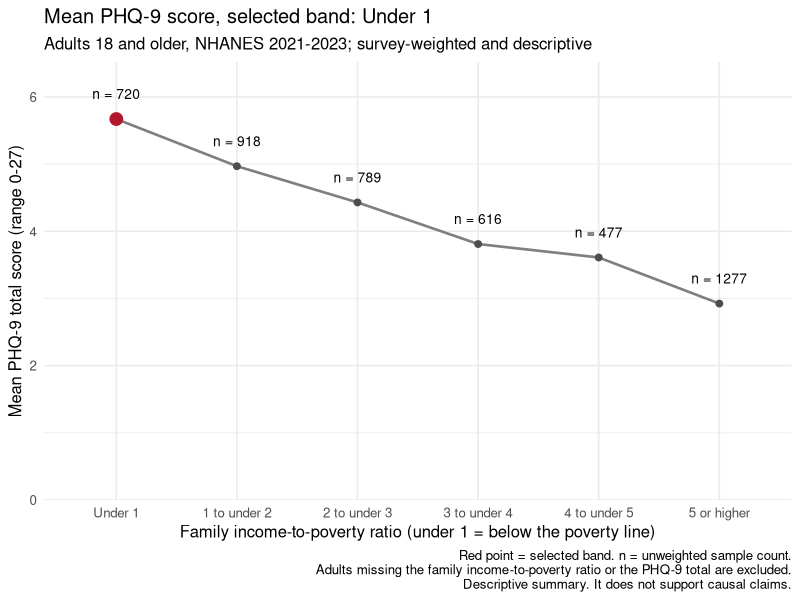

R code for this plot:
## ---- chunk 1
#| message: false
#| warning: false
# AI prompt: Adapt the setup code from report-draft.qmd for the dashboard. Keep the survey design (WTMEC2YR, SDMVSTRA, SDMVPSU), the age 18+ and complete-case filters, and the income bands. Load the data with a relative path and load only the packages this page uses.
# Verified: the analytic sample is n = 4,831, the same as the All adults row of Table 1 in report-draft.html.
#   The six income band counts (731, 932, 792, 618, 479, 1279) match the N column of that table.
#   The weight and design variables are the same as in report-draft.qmd, and the page renders from the project root.

library(tidyverse)
library(knitr)
library(survey)

nhanes <- read_csv("data/nhanes_merged.csv", show_col_types = FALSE) |>
  select(SEQN, RIDAGEYR, INDFMPIR, dpq_score, WTMEC2YR, SDMVSTRA, SDMVPSU)

nhanes_design <- svydesign(
  ids = ~SDMVPSU,
  strata = ~SDMVSTRA,
  weights = ~WTMEC2YR,
  nest = TRUE,
  data = nhanes
)
adult_design <- subset(nhanes_design, RIDAGEYR >= 18)

analysis_design <- subset(
  adult_design,
  !is.na(INDFMPIR) & !is.na(dpq_score)
)

band_breaks <- c(0, 1, 2, 3, 4, 5, Inf)
band_labels <- c("Under 1", "1 to under 2", "2 to under 3",
                 "3 to under 4", "4 to under 5", "5 or higher")

analysis_design <- update(
  analysis_design,
  income_band = cut(INDFMPIR, breaks = band_breaks,
                    labels = band_labels, right = FALSE)
)
analysis_df <- analysis_design$variables
## ---- chunk 2
# AI prompt: Add one editable control value for the income band, and stop with a clear error if the value is not one of the six band labels.
# Verified: changing the value to "5 or higher" updated the table, the figure title, and the interpretation. An invalid value stops the render with the error message.
selected_band <- "Under 1"
## ---- chunk 3
if (!selected_band %in% band_labels) {
  stop("selected_band must be one of: ", paste(band_labels, collapse = ", "))
}
## ---- chunk 4
# AI prompt: Adapt the Table 1 code from report-draft.qmd for the dashboard: show only the selected band and All adults, with a caption on which columns are weighted.
# Verified: rows match Table 1 in report-draft.html, including after changing selected_band.
#   Caption checked against the code: N from count() is unweighted; %, mean, and SD from svy functions are weighted.

band_means <- svyby(
  ~dpq_score, ~income_band, analysis_design, svymean, na.rm = TRUE
) |>
  as_tibble() |>
  rename(mean_phq9 = dpq_score)
band_sds <- svyby(
  ~dpq_score, ~income_band, analysis_design, svyvar, na.rm = TRUE
) |>
  as_tibble() |>
  transmute(income_band, sd_phq9 = sqrt(dpq_score))
band_shares <- as.data.frame(prop.table(svytable(~income_band, analysis_design))) |>
  as_tibble() |>
  rename(weighted_share = Freq)
band_counts <- analysis_df |>
  count(income_band, name = "N")

band_summary <- band_means |>
  left_join(band_sds, by = "income_band") |>
  left_join(band_shares, by = "income_band") |>
  left_join(band_counts, by = "income_band")

overall_mean <- as.numeric(coef(svymean(~dpq_score, analysis_design, na.rm = TRUE)))
overall_sd <- sqrt(as.numeric(svyvar(~dpq_score, analysis_design, na.rm = TRUE)))

selected_row <- band_summary |>
  filter(income_band == selected_band)

bind_rows(
  selected_row |> mutate(income_band = as.character(income_band)),
  tibble(
    income_band = "All adults",
    N = nrow(analysis_df),
    weighted_share = 1,
    mean_phq9 = overall_mean,
    sd_phq9 = overall_sd
  )
) |>
  transmute(
    `Family income-to-poverty ratio` = income_band,
    N,
    `% of weighted sample` = sprintf("%.1f", 100 * weighted_share),
    `PHQ-9, weighted mean (SD)` = sprintf("%.1f (%.1f)", mean_phq9, sd_phq9)
  ) |>
  kable(
    caption = "Selected income band compared with all adults. N is the unweighted sample count. Percentages, means, and SDs are survey-weighted. A ratio under 1 means family income below the federal poverty guideline."
  )
## ---- chunk 5
# AI prompt: Adapt the figure from report-draft.qmd for the dashboard: highlight the selected band in red, put it in the title, and add a caption with the exclusions and the descriptive limit.
# Verified: n labels and point heights match the figure in report-draft.html.
#   Changing selected_band moves the red point and updates the title.
#   Each caption statement was checked against the code: n is an unweighted count(), and the exclusion matches the complete-case filter in Setup (missing INDFMPIR or dpq_score).

income_band_summary <- band_summary |>
  transmute(income_band, n = N, mean_phq9) |>
  filter(n >= 30)

ggplot(income_band_summary, aes(x = income_band, y = mean_phq9, group = 1)) +
  geom_line(linewidth = 0.9, colour = "grey50") +
  geom_point(size = 2, colour = "grey30") +
  geom_point(
    data = filter(income_band_summary, income_band == selected_band),
    size = 4, colour = "#b2182b"
  ) +
  geom_text(aes(label = paste0("n = ", n)), vjust = -2, size = 3.5) +
  expand_limits(y = 0) +
  scale_y_continuous(expand = expansion(mult = c(0, 0.15))) +
  labs(
    title = paste("Mean PHQ-9 score, selected band:", selected_band),
    subtitle = "Adults 18 and older, NHANES 2021-2023; survey-weighted and descriptive",
    x = "Family income-to-poverty ratio (under 1 = below the poverty line)",
    y = "Mean PHQ-9 total score (range 0-27)",
    caption = paste0(
      "Red point = selected band. n = unweighted sample count.\n",
      "Adults missing the family income-to-poverty ratio or the PHQ-9 total are excluded.\n",
      "Descriptive summary. It does not support causal claims."
    )
  ) +
  theme_minimal(base_size = 12)
